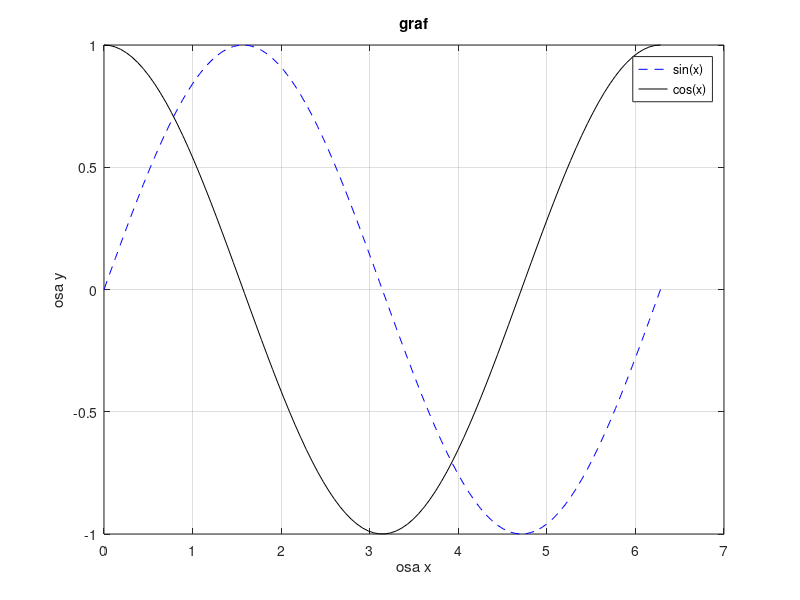
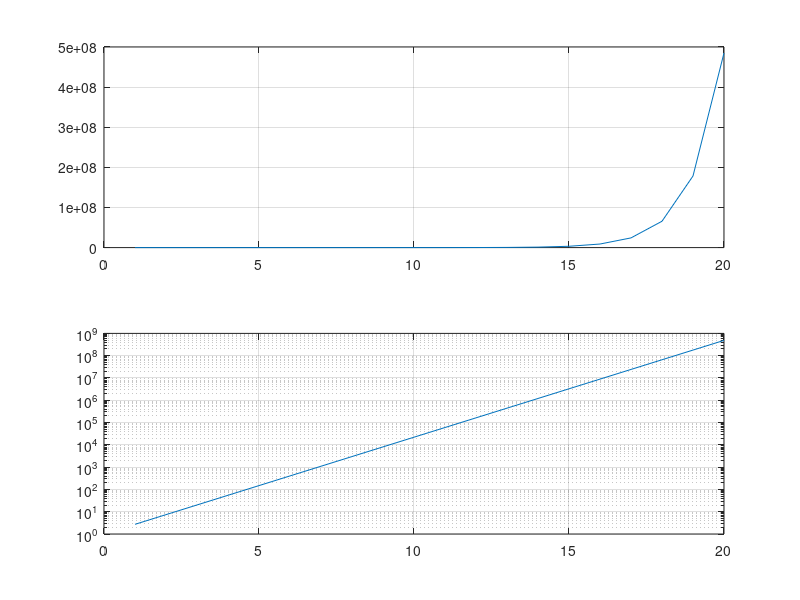
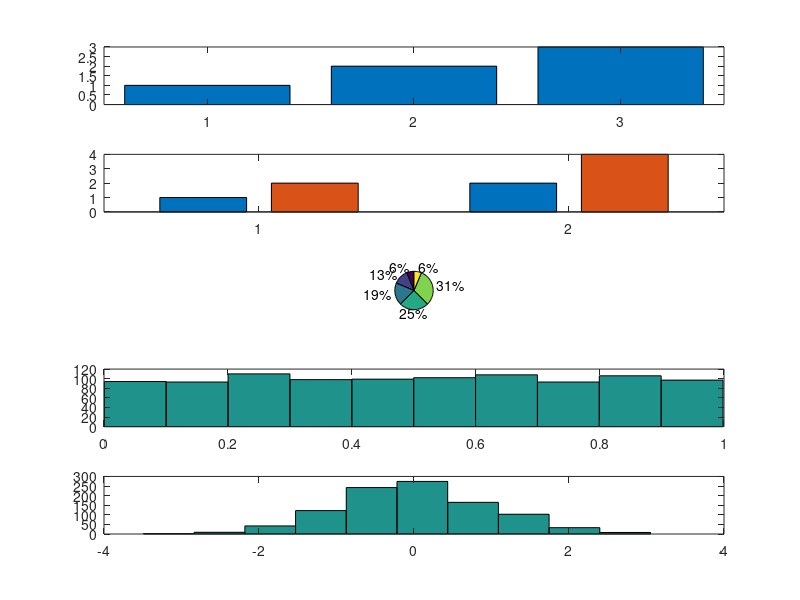

The MATLAB source for these figures, in order:
% VYKLAD VYKRESLOVANI

clear all;
clc;

figure(1);
% generovani vektoru x 
x=linspace(0,2*pi,100);
% vypocet goniometrickych funkci pro plot
y1=sin(x);
y2=cos(x);

% vykresleni
plot(x,y1,'b--',x,y2,'k-');
% nastaveni grafu
grid on;
legend('sin(x)', 'cos(x)');
title('graf');
xlabel('osa x');
ylabel('osa y');


% SEMILOGARITMICKY PLOT
figure(2);

x=linspace(1,20,20);
expon=exp(x);

% vykresleni linearnim plotem
subplot(2,1,1);
plot(x,expon);
grid on;

% vykresleni semilogar. plotem
subplot(2,1,2);
semilogy(x,expon);
grid on;

% DALSI GRAFY
figure(3);

% sloupcovy graf
subplot(5,1,1);
bar([1 2 3]);

subplot(5,1,2);
bar([1,2;2,4]);

% kolacovy graf
subplot(5,1,3);
pie([1 2 3 4 5 1]);

% histogram
subplot(5,1,4);
hist(rand(1,1000));

subplot(5,1,5);
hist(randn(1,1000));



